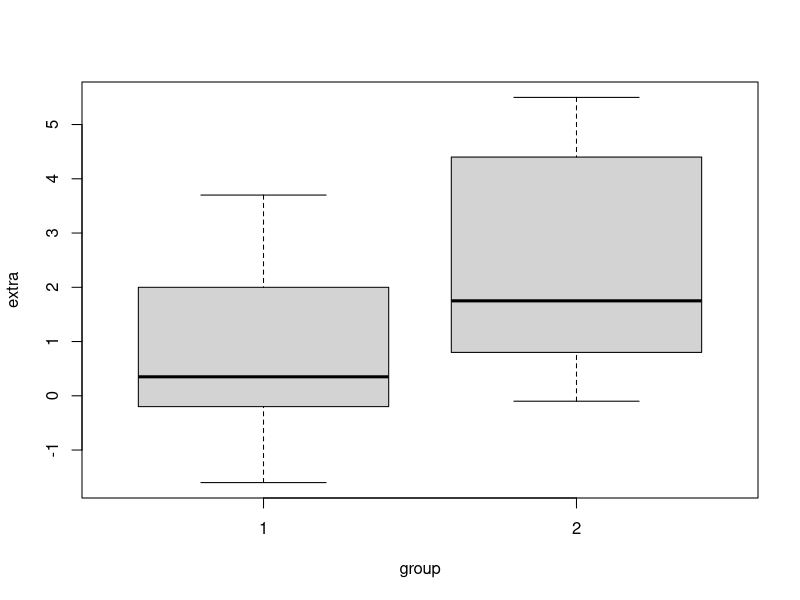
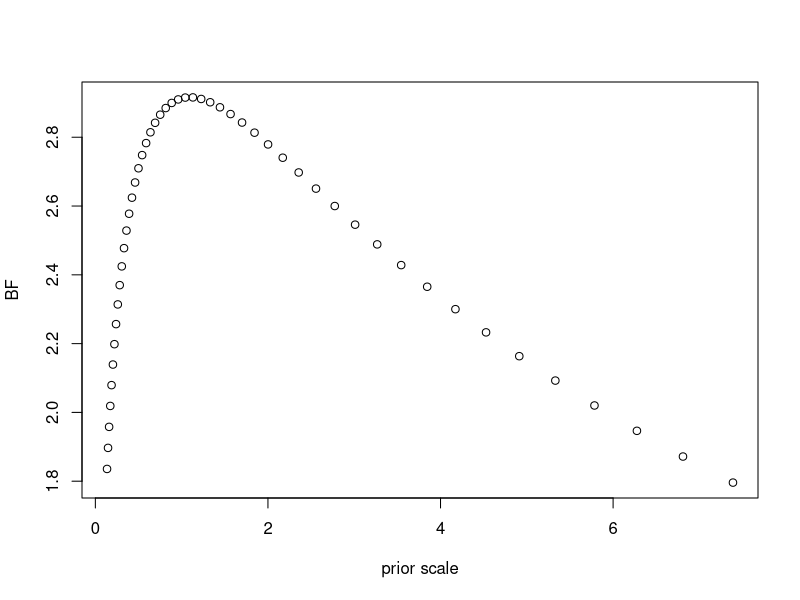

Write R code to recreate these figures, in order. (Note: this script raises an error after producing the figures.)
library(BayesFactor)

## Sleep data from t test example
data(sleep)
plot(extra ~ group, data = sleep)

## Calculating BF for difference values of the prior 

scale = exp(seq(-2,2, len = 50))
bf = rep(NA, 50)
for(i in 1:50) bf[i] = ttestBF(x = sleep$extra[sleep$group==1], y = sleep$extra[sleep$group==2], paired=TRUE, rscale = scale[i])@bayesFactor$bf
plot(scale, bf, xlab= "prior scale", ylab = "BF")


ModelB4 <- generalTestBF(SDI ~ C + A + RS + RT + Gender + Context +
                           
                           C:Gender:Context +
                           
                           A:Gender:Context+
                           
                           RT:Gender:Context+
                           
                           RS:Gender:Context, data= df.exlcude,
                         
                         whichRandom = ID)
